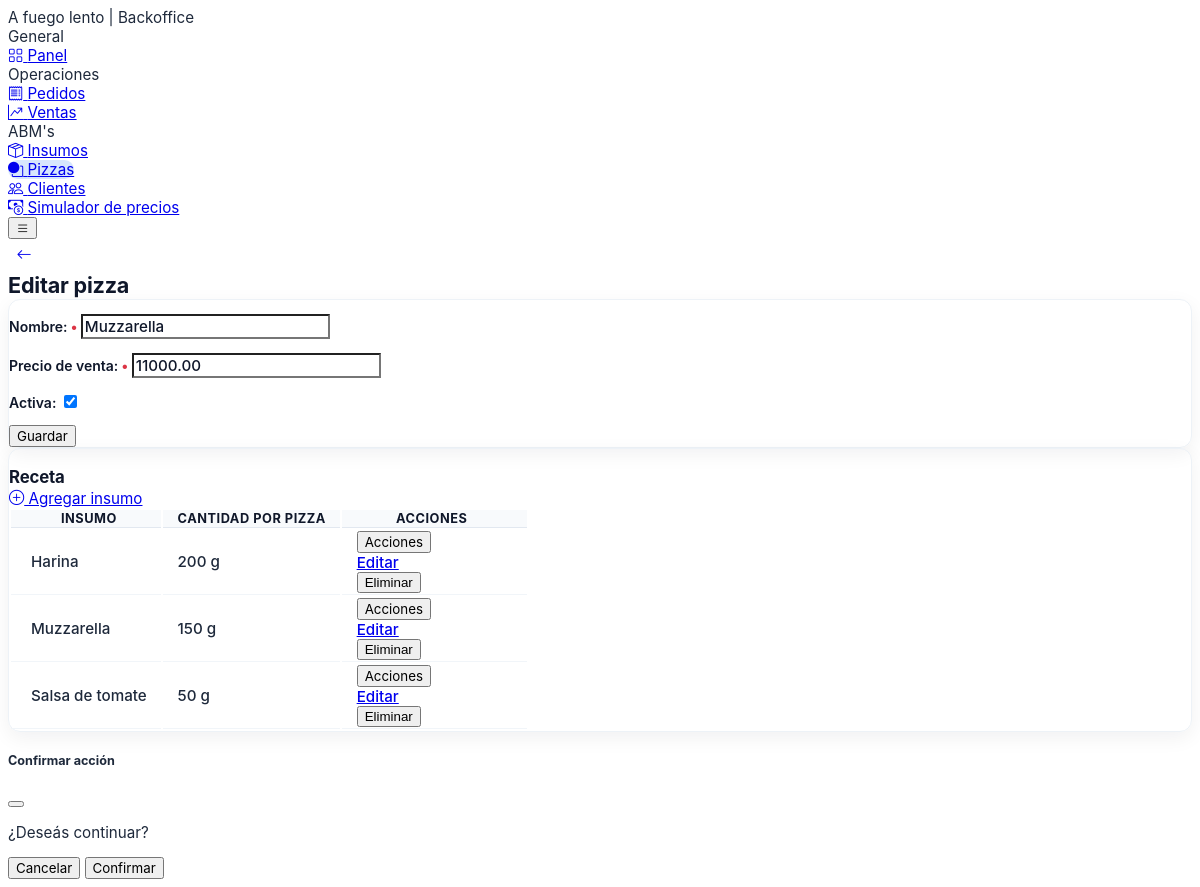
Page /pizzas/1/edit/ on the committed database.
### core/models.py (models this page shows, shortened)
class TimestampedModel(models.Model):
    created_at = models.DateTimeField(auto_now_add=True)
    updated_at = models.DateTimeField(auto_now=True)
    class Meta:
        abstract = True

class Pizza(TimestampedModel):
    name = models.CharField(max_length=120, unique=True)
    sale_price = models.DecimalField(max_digits=12, decimal_places=2, validators=[MinValueValidator(0)])
    is_active = models.BooleanField(default=True)

class RecipeItem(models.Model):
    pizza = models.ForeignKey(Pizza, on_delete=models.CASCADE, related_name="recipe_items")
    ingredient = models.ForeignKey(Ingredient, on_delete=models.PROTECT, related_name="recipe_items")
    quantity = models.DecimalField(max_digits=12, decimal_places=3, validators=[MinValueValidator(0.001)])
    class Meta:
        constraints = [
            models.UniqueConstraint(fields=["pizza", "ingredient"], name="uniq_recipe_item"),
        ]

class Ingredient(TimestampedModel):
    class Unit(models.TextChoices):
        GRAM = "g", "Gramo"
        MILLILITER = "ml", "Mililitro"
        UNIT = "un", "Unidad"
    name = models.CharField(max_length=120, unique=True)
    unit = models.CharField(max_length=2, choices=Unit.choices)
    quantity = models.DecimalField(
        max_digits=12,
        decimal_places=3,
        validators=[MinValueValidator(0.001)],
        verbose_name="Cantidad",
    )
    total_price = models.DecimalField(
        max_digits=12,
        decimal_places=2,
        validators=[MinValueValidator(0)],
        verbose_name="Precio total",
    )
    unit_price = models.DecimalField(
        max_digits=14,
        decimal_places=6,
        validators=[MinValueValidator(0)],
        verbose_name="Precio unitario",
    )
    is_active = models.BooleanField(default=True)

### core/views.py (the view, shortened to what this page needs)
# urls.py: path("pizzas/<int:pk>/edit/", PizzaUpdateView.as_view(), name="pizza_update"),
class PizzaUpdateView(View):
    template_name = "core/pizza_form.html"
    def get(self, request, pk):
        pizza = get_object_or_404(Pizza, pk=pk)
        recipe_items = pizza.recipe_items.select_related("ingredient").order_by("ingredient__name")
        return render(
            request,
            self.template_name,
            {"form": PizzaForm(instance=pizza), "pizza": pizza, "recipe_items": recipe_items},
        )

### core/forms.py
class PizzaForm(forms.ModelForm):
    class Meta:
        model = Pizza
        fields = ["name", "sale_price", "is_active"]
    def __init__(self, *args, **kwargs):
        super().__init__(*args, **kwargs)
        _apply_styles(self)
        self.fields["name"].label = "Nombre"
        self.fields["sale_price"].label = "Precio de venta"
        self.fields["is_active"].label = "Activa"

### core/forms.py (called while the page is built)
def _apply_styles(form):
    for field in form.fields.values():
        widget = field.widget
        existing = widget.attrs.get("class", "")
        if isinstance(widget, (forms.Select, forms.SelectMultiple)):
            css = "form-select"
        elif isinstance(widget, forms.CheckboxInput):
            css = "form-check-input"
        else:
            css = "form-control"
        widget.attrs["class"] = f"{existing} {css}".strip()

### templates/core/pizza_form.html (shortened to what this page needs)
{% extends "base.html" %}
{% block page_back %}
<a class="btn btn-icon btn-light-primary bo-back-btn" href="/pizzas/" title="Volver">
  <i class="bi bi-arrow-left"></i>
</a>
{% endblock %}
{% block page_title %}{% if pizza %}Editar pizza{% else %}Nueva pizza{% endif %}{% endblock %}
{% block content %}
<div class="card bo-content-card mb-5">
  <div class="card-body">
    <form method="post" class="bo-form">
      {{ form.as_p }}
      <button class="btn btn-primary" type="submit">Guardar</button>
    </form>
  </div>
</div>
{% if pizza %}
<div class="card bo-content-card">
  <div class="card-header d-flex flex-wrap justify-content-between align-items-center gap-3">
    <h3 class="card-title mb-0">Receta</h3>
    <a class="btn btn-light-primary" href="{% url 'core:pizza_recipe_create' pizza.id %}">
      <i class="bi bi-plus-circle"></i>&nbsp;Agregar insumo
    </a>
  </div>
  <div class="card-body p-0">
    <div class="table-responsive bo-table-responsive">
      <table class="table table-row-dashed align-middle gs-0 gy-3 bo-table mb-0">
        <thead>
          <tr>
            <th>Insumo</th>
            <th>Cantidad por pizza</th>
            <th>Acciones</th>
          </tr>
        </thead>
        <tbody>
        {% for recipe in recipe_items %}
          <tr>
            <td>{{ recipe.ingredient.name }}</td>
            <td>{{ recipe.quantity|floatformat:"-3" }} {{ recipe.ingredient.unit }}</td>
            <td>
              <div class="dropdown">
                <button class="btn btn-sm btn-light-primary dropdown-toggle" data-bs-toggle="dropdown" type="button">
                  Acciones
                </button>
                <div class="dropdown-menu">
                  <a class="dropdown-item" href="{% url 'core:recipe_update' recipe.id %}">Editar</a>
                  <form method="post" action="{% url 'core:recipe_delete' recipe.id %}" data-confirm-message="¿Eliminar insumo de la receta?">
                    <button class="dropdown-item text-danger" type="submit">Eliminar</button>
                  </form>
                </div>
              </div>
            </td>
          </tr>
        {% empty %}
          <tr class="bo-empty-row"><td colspan="3">Esta pizza aún no tiene insumos en la receta.</td></tr>
        {% endfor %}
        </tbody>
      </table>
    </div>
  </div>
</div>
{% else %}
<div class="alert alert-primary d-flex align-items-center p-5">
  <i class="bi bi-info-circle-fill fs-3 text-primary me-3"></i>
  <span>Guardá la pizza para poder cargar su receta de insumos.</span>
</div>
{% endif %}
{% endblock %}

### templates/base.html (style rules this page uses)
:root { --bo-font: Inter, Helvetica, "Segoe UI", Arial, sans-serif; --bo-text: #1e293b; --bo-text-muted: #64748b; --bo-text-strong: #0f172a; --bo-title-size: 1.05rem; --bo-body-size: 0.95rem; --bo-label-size: 0.875rem; --bo-help-size: 0.875rem; --bo-kpi-label-size: 0.75rem; --bo-kpi-value-size: 1.75rem; }
body, .form-control, .form-select, .btn, .menu-title, .card-title, .table, .list-group-item, .badge, .alert, .modal { font-family: var(--bo-font) !important; }
body { color: var(--bo-text); font-size: var(--bo-body-size); }
.bo-section-title, .bo-content-card .card-title, .card .card-title { color: var(--bo-text-strong) !important; font-size: var(--bo-title-size) !important; font-weight: 700 !important; letter-spacing: -0.01em; line-height: 1.35; margin-bottom: 0; }
.bo-content-card { border: 1px solid #edf2f7; box-shadow: 0 6px 20px rgba(15, 23, 42, 0.06); border-radius: 0.75rem; }
.bo-table thead th { background: #f8fafc; color: var(--bo-text-strong); font-size: 0.8rem; font-weight: 700; text-transform: uppercase; letter-spacing: 0.04em; border-bottom: 1px solid #e2e8f0; }
.bo-table tbody td { color: var(--bo-text); font-size: var(--bo-body-size); font-weight: 500; border-bottom: 1px solid #f1f5f9; }
.bo-table { margin-bottom: 0; }
.bo-content-card .table-responsive { padding-left: 0; padding-right: 0; }
.bo-content-card .table-responsive.bo-table-responsive { overflow: visible; }
.bo-table thead th, .bo-table tbody td { padding-left: 0.9rem !important; padding-right: 0.9rem !important; }
.bo-table thead th:first-child, .bo-table tbody td:first-child { padding-left: 1.25rem !important; }
.bo-table thead th:last-child, .bo-table tbody td:last-child { padding-right: 1.25rem !important; width: 150px; }
.bo-form label, .bo-form .form-label, .bo-form p, .bo-form .text-secondary, .bo-form .form-check-label { color: var(--bo-text-strong) !important; font-size: var(--bo-label-size) !important; font-weight: 600 !important; }
.bo-form input, .bo-form select, .bo-form textarea { color: var(--bo-text-strong) !important; background-color: #fff !important; font-size: var(--bo-body-size) !important; font-weight: 500 !important; }
.bo-back-btn { width: 32px !important; height: 32px !important; min-width: 32px; border-radius: 999px !important; padding: 0 !important; display: inline-flex; align-items: center; justify-content: center; }
.bo-back-btn i { font-size: 0.95rem !important; }

### rows in the picture
Pizza: name "Muzzarella", sale_price "11000.00", is_active "☑"
RecipeItem: ingredient.name "Harina", quantity "200", ingredient.unit "g"
RecipeItem: ingredient.name "Muzzarella", quantity "150", ingredient.unit "g"
RecipeItem: ingredient.name "Salsa de tomate", quantity "50", ingredient.unit "g"
